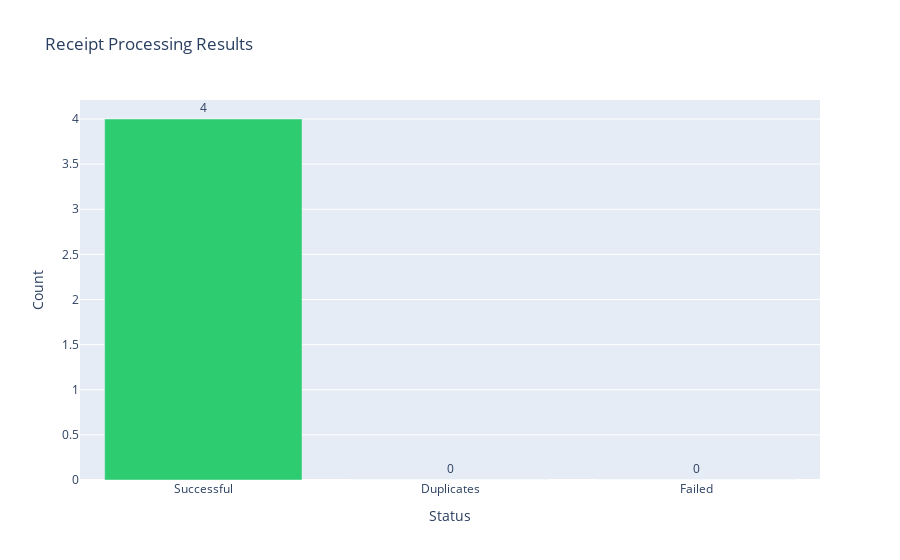

Source (notebook cell):
### Code cell
# Chart 5: Processing Results Summary (if we have results)
if results:
    status_data = {
        "Status": ["Successful", "Duplicates", "Failed"],
        "Count": [
            summary["successful"],
            summary["duplicates"],
            summary["failed"]
        ]
    }
    
    fig = px.bar(
        status_data,
        x="Status",
        y="Count",
        title="Receipt Processing Results",
        color="Status",
        color_discrete_map={
            "Successful": "#2ecc71",
            "Duplicates": "#f1c40f",
            "Failed": "#e74c3c"
        },
        text="Count"
    )
    fig.update_traces(textposition="outside")
    fig.update_layout(showlegend=False)
    fig.show()

### Figure 1 — Plotly figure (JSON) as saved in the notebook; plotly's stock layout.template omitted (floating-point values rounded to 4 significant figures)
{"data": [{"hovertemplate": "Status=%{x}<br>Count=%{text}<extra></extra>", "legendgroup": "Successful", "marker": {"color": "#2ecc71", "pattern": {"shape": ""}}, "name": "Successful", "orientation": "v", "showlegend": true, "text": [4.0], "textposition": "outside", "type": "bar", "x": ["Successful"], "xaxis": "x", "y": [4], "yaxis": "y"}, {"hovertemplate": "Status=%{x}<br>Count=%{text}<extra></extra>", "legendgroup": "Duplicates", "marker": {"color": "#f1c40f", "pattern": {"shape": ""}}, "name": "Duplicates", "orientation": "v", "showlegend": true, "text": [0.0], "textposition": "outside", "type": "bar", "x": ["Duplicates"], "xaxis": "x", "y": [0], "yaxis": "y"}, {"hovertemplate": "Status=%{x}<br>Count=%{text}<extra></extra>", "legendgroup": "Failed", "marker": {"color": "#e74c3c", "pattern": {"shape": ""}}, "name": "Failed", "orientation": "v", "showlegend": true, "text": [0.0], "textposition": "outside", "type": "bar", "x": ["Failed"], "xaxis": "x", "y": [0], "yaxis": "y"}], "layout": {"barmode": "relative", "legend": {"title": {"text": "Status"}, "tracegroupgap": 0}, "showlegend": false, "title": {"text": "Receipt Processing Results"}, "xaxis": {"anchor": "y", "categoryarray": ["Successful", "Duplicates", "Failed"], "categoryorder": "array", "domain": [0, 1], "title": {"text": "Status"}}, "yaxis": {"anchor": "x", "domain": [0, 1], "title": {"text": "Count"}}}}
